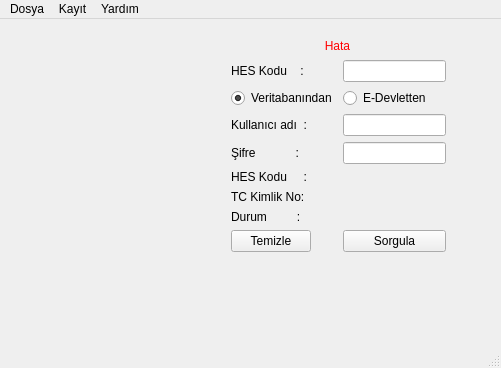
<?xml version="1.0" encoding="UTF-8"?>
<ui version="4.0">
 <class>MainWindow</class>
 <widget class="QMainWindow" name="MainWindow">
  <property name="geometry">
   <rect>
    <x>0</x>
    <y>0</y>
    <width>501</width>
    <height>368</height>
   </rect>
  </property>
  <property name="windowTitle">
   <string>Fotoğraflı HES Kodu Sorgulama</string>
  </property>
  <widget class="QWidget" name="centralwidget">
   <widget class="QLabel" name="resim">
    <property name="geometry">
     <rect>
      <x>30</x>
      <y>40</y>
      <width>150</width>
      <height>200</height>
     </rect>
    </property>
    <property name="autoFillBackground">
     <bool>false</bool>
    </property>
    <property name="styleSheet">
     <string notr="true"/>
    </property>
    <property name="text">
     <string/>
    </property>
    <property name="pixmap">
     <pixmap>../../Desktop/resim1.jpg</pixmap>
    </property>
    <property name="scaledContents">
     <bool>true</bool>
    </property>
   </widget>
   <widget class="QLabel" name="hata">
    <property name="geometry">
     <rect>
      <x>230</x>
      <y>20</y>
      <width>215</width>
      <height>16</height>
     </rect>
    </property>
    <property name="styleSheet">
     <string notr="true">QLabel{color : red}</string>
    </property>
    <property name="text">
     <string>Hata</string>
    </property>
    <property name="alignment">
     <set>Qt::AlignHCenter|Qt::AlignTop</set>
    </property>
   </widget>
   <widget class="QWidget" name="layoutWidget">
    <property name="geometry">
     <rect>
      <x>231</x>
      <y>41</y>
      <width>215</width>
      <height>250</height>
     </rect>
    </property>
    <layout class="QFormLayout" name="formLayout">
     <item row="0" column="0">
      <widget class="QLabel" name="label">
       <property name="text">
        <string>HES Kodu    :</string>
       </property>
      </widget>
     </item>
     <item row="0" column="1">
      <widget class="QLineEdit" name="hesKodu"/>
     </item>
     <item row="7" column="0">
      <widget class="QLabel" name="label_2">
       <property name="text">
        <string>TC Kimlik No:</string>
       </property>
      </widget>
     </item>
     <item row="8" column="0">
      <widget class="QLabel" name="label_3">
       <property name="text">
        <string>Durum         :</string>
       </property>
      </widget>
     </item>
     <item row="8" column="1">
      <widget class="QLabel" name="durum">
       <property name="text">
        <string/>
       </property>
      </widget>
     </item>
     <item row="3" column="1">
      <widget class="QLineEdit" name="kullaniciAdi">
       <property name="inputMethodHints">
        <set>Qt::ImhNone</set>
       </property>
      </widget>
     </item>
     <item row="4" column="1">
      <widget class="QLineEdit" name="sifre">
       <property name="inputMethodHints">
        <set>Qt::ImhHiddenText|Qt::ImhNoAutoUppercase|Qt::ImhNoPredictiveText|Qt::ImhSensitiveData</set>
       </property>
       <property name="echoMode">
        <enum>QLineEdit::Password</enum>
       </property>
      </widget>
     </item>
     <item row="3" column="0">
      <widget class="QLabel" name="labelKullaniciAdi">
       <property name="text">
        <string>Kullanıcı adı  :</string>
       </property>
      </widget>
     </item>
     <item row="4" column="0">
      <widget class="QLabel" name="labelSifre">
       <property name="text">
        <string>Şifre            :</string>
       </property>
      </widget>
     </item>
     <item row="2" column="0">
      <widget class="QRadioButton" name="veritabanindan">
       <property name="text">
        <string>Veritabanından</string>
       </property>
       <property name="checked">
        <bool>true</bool>
       </property>
      </widget>
     </item>
     <item row="2" column="1">
      <widget class="QRadioButton" name="eDevletten">
       <property name="text">
        <string>E-Devletten</string>
       </property>
      </widget>
     </item>
     <item row="9" column="1">
      <widget class="QPushButton" name="sorgula">
       <property name="text">
        <string>Sorgula</string>
       </property>
      </widget>
     </item>
     <item row="9" column="0">
      <widget class="QPushButton" name="temizle">
       <property name="text">
        <string>Temizle</string>
       </property>
      </widget>
     </item>
     <item row="6" column="0">
      <widget class="QLabel" name="label_4">
       <property name="text">
        <string>HES Kodu     :</string>
       </property>
      </widget>
     </item>
     <item row="6" column="1">
      <widget class="QLabel" name="labelHesKodu">
       <property name="text">
        <string/>
       </property>
      </widget>
     </item>
     <item row="7" column="1">
      <widget class="QLabel" name="tcKimlikNo">
       <property name="text">
        <string/>
       </property>
      </widget>
     </item>
    </layout>
   </widget>
  </widget>
  <widget class="QMenuBar" name="menubar">
   <property name="geometry">
    <rect>
     <x>0</x>
     <y>0</y>
     <width>501</width>
     <height>26</height>
    </rect>
   </property>
   <widget class="QMenu" name="menuDosya">
    <property name="title">
     <string>Dosya</string>
    </property>
   </widget>
   <widget class="QMenu" name="menuKay_t">
    <property name="title">
     <string>Kayıt</string>
    </property>
    <addaction name="actionEkle"/>
    <addaction name="actionGuncelle"/>
    <addaction name="actionSil"/>
   </widget>
   <widget class="QMenu" name="menuYardim">
    <property name="title">
     <string>Yardım</string>
    </property>
   </widget>
   <addaction name="menuDosya"/>
   <addaction name="menuKay_t"/>
   <addaction name="menuYardim"/>
  </widget>
  <widget class="QStatusBar" name="statusbar"/>
  <action name="actionEkle">
   <property name="text">
    <string>Ekle</string>
   </property>
  </action>
  <action name="actionGuncelle">
   <property name="text">
    <string>Güncelle</string>
   </property>
  </action>
  <action name="actionSil">
   <property name="text">
    <string>Sil</string>
   </property>
  </action>
 </widget>
 <resources/>
 <connections/>
</ui>
